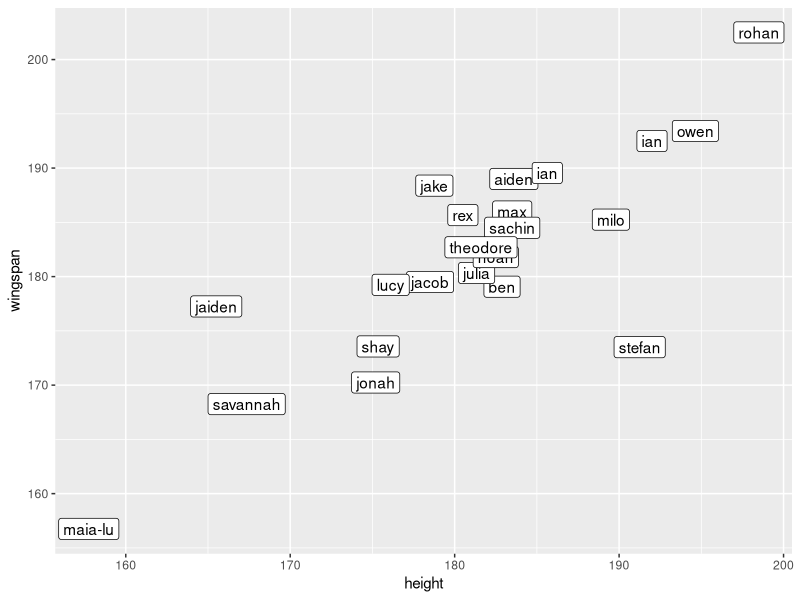
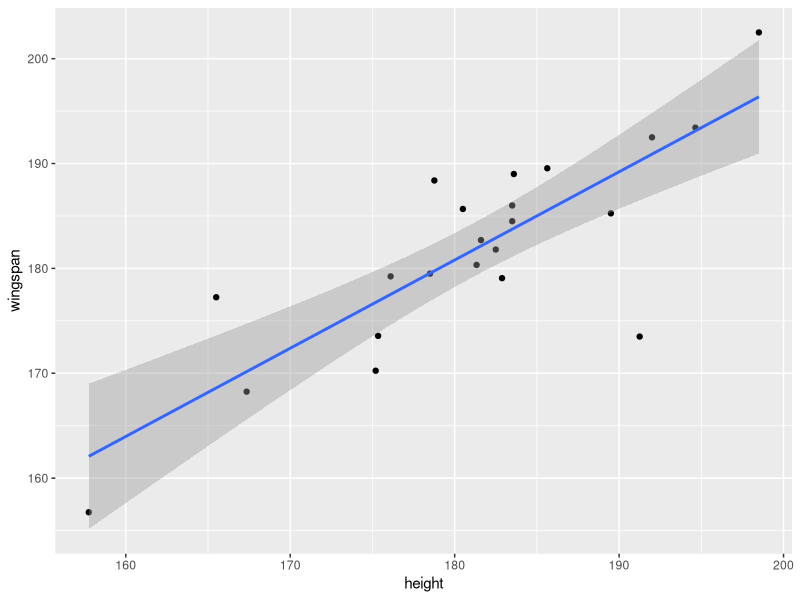
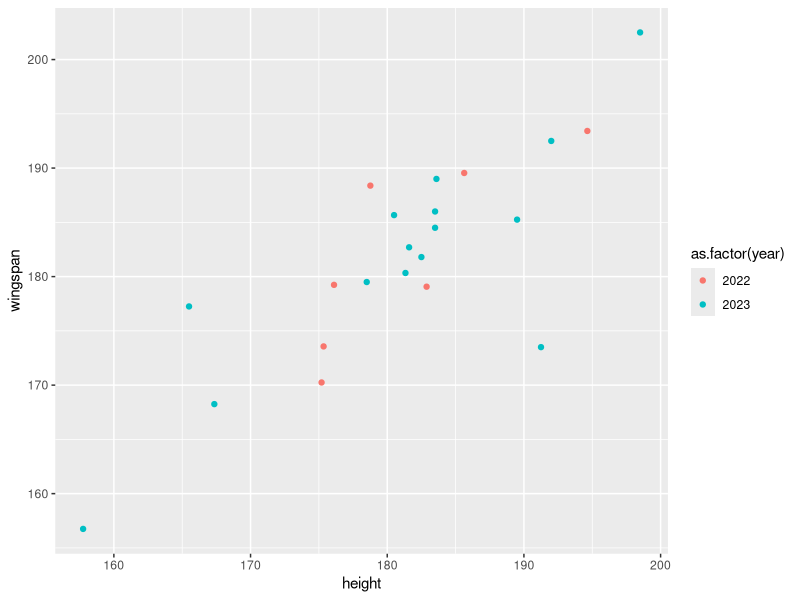

These figures' R source, in order: (Note: this script raises an error after producing the figures.)
measurements2022 = read.csv("Measurements2022.csv")

measurements2023 = read.csv("measurements2023.csv")

library(tidyverse)

measurements2022 =
  measurements2022 %>%
  mutate(Measurement_cm = Measurement_in * 2.54)

measurements = 
rbind(
  measurements2022 %>%
    dplyr::select(-Measurement_in) %>%
    mutate(year = 2022),
  measurements2023 %>%
    mutate(year = 2023)
)

measurements %>% count(Measurer)
measurements %>% count(BodyPart)

View(measurements)

measurements = 
  measurements %>% 
  mutate(BodyPart = ifelse(grepl("Cubit", BodyPart), "Cubit", BodyPart)) %>%
  mutate_at(vars(Measurer, Measuree, BodyPart), tolower) %>%
  mutate_at(vars(Measurer, Measuree, BodyPart), trimws) %>%
  filter(Measurer != "")


measurements %>% count(Measurer)
measurements %>% count(Measuree)
measurements %>% count(BodyPart)


## cleaning

measurements = 
  measurements %>%
  mutate(BodyPart = case_when(
    BodyPart == "cubit" ~ "cubit",
    BodyPart %in% c("height", "hight") ~ "height",
    BodyPart %in% c("wing", "wingspan") ~ "wingspan"
  ))

measurements %>% count(BodyPart)


##

measurements %>% 
  filter(BodyPart=="cubit") %>% 
  group_by(Measuree) %>% 
  summarize(n=n(), 
            mu = mean(Measurement_cm), 
            sigma = sd(Measurement_cm)) %>%
  arrange(desc(mu))

measurements %>% 
  filter(BodyPart=="height") %>% 
  group_by(Measuree, year) %>% 
  summarize(n=n(), 
            mu = mean(Measurement_cm), 
            sigma = sd(Measurement_cm)) %>%
  arrange(desc(mu))


measurements %>% 
  group_by(Measuree, year, BodyPart) %>% 
  summarize(n=n(), 
            mu = mean(Measurement_cm), 
            sigma = sd(Measurement_cm)) %>%
  arrange(BodyPart, desc(mu))


measurements %>% 
  group_by(Measuree, year, BodyPart) %>% 
  summarize(n=n(), 
            mu = mean(Measurement_cm), 
            sigma = sd(Measurement_cm)) %>%
  pivot_wider(id_cols = c(Measuree, year),
              names_from = BodyPart,
              values_from = mu)

measurements %>% 
  group_by(Measuree, year, BodyPart) %>% 
  summarize(n=n(), 
            mu = mean(Measurement_cm), 
            sigma = sd(Measurement_cm)) %>%
  pivot_wider(id_cols = c(Measuree, year),
              names_from = BodyPart,
              values_from = mu) %>%
  ggplot(aes(x=height, y=wingspan, label=Measuree)) +
  geom_label()

measurements %>% 
  group_by(Measuree, year, BodyPart) %>% 
  summarize(n=n(), 
            mu = mean(Measurement_cm), 
            sigma = sd(Measurement_cm)) %>%
  arrange(desc(mu)) %>% 
  pivot_wider(id_cols = c(Measuree, year),
              names_from = BodyPart,
              values_from = mu) %>%
  ggplot(aes(x=height, y=wingspan)) +
  geom_point() +
  geom_smooth(method="lm")

measurements %>% 
  group_by(Measuree, year, BodyPart) %>% 
  summarize(n=n(), 
            mu = mean(Measurement_cm), 
            sigma = sd(Measurement_cm)) %>%
  arrange(desc(mu)) %>% 
  pivot_wider(id_cols = c(Measuree, year),
              names_from = BodyPart,
              values_from = mu) %>%
  ggplot(aes(x=height, 
             y=wingspan, 
             col=as.factor(year))) +
  geom_point()

measurements_means_wide = 
measurements %>% 
  group_by(Measuree, year, BodyPart) %>% 
  summarize(n=n(), 
            mu = mean(Measurement_cm), 
            sigma = sd(Measurement_cm)) %>%
  arrange(desc(mu)) %>% 
  pivot_wider(id_cols = c(Measuree, year),
              names_from = BodyPart,
              values_from = mu)

measurements_medians_wide = 
  measurements %>% 
  group_by(Measuree, year, BodyPart) %>% 
  summarize(n=n(), 
            mu = median(Measurement_cm), 
            sigma = sd(Measurement_cm)) %>%
  arrange(desc(mu)) %>% 
  pivot_wider(id_cols = c(Measuree, year),
              names_from = BodyPart,
              values_from = mu)

measurements_wide %>%
  ungroup() %>%
  summarize(mean(height, na.rm = TRUE),
            mean(wingspan, na.rm=TRUE))

lm(wingspan ~ height, data=measurements_wide)

m = lm(wingspan ~ height, data=measurements_wide)

summary(m)

measurements_means_wide %>%
  ungroup() %>%
  select(wingspan, height) %>%
  as.matrix() %>%
  cor()

measurements_means_wide %>%
ggplot(aes(x=height, 
           y=wingspan, 
           col=as.factor(year))) +
  geom_point()

measurements_medians_wide %>%
  ggplot(aes(x=height, 
             y=wingspan, 
             col=as.factor(year))) +
  geom_point()

measurements_medians_wide %>%
  ungroup() %>%
  select(wingspan, height) %>%
  as.matrix() %>%
  cor()

measurements_wide %>%
  ungroup() %>%
  select(wingspan, height) %>%
  as.matrix() %>%
  cor(use="pairwise.complete.obs")
